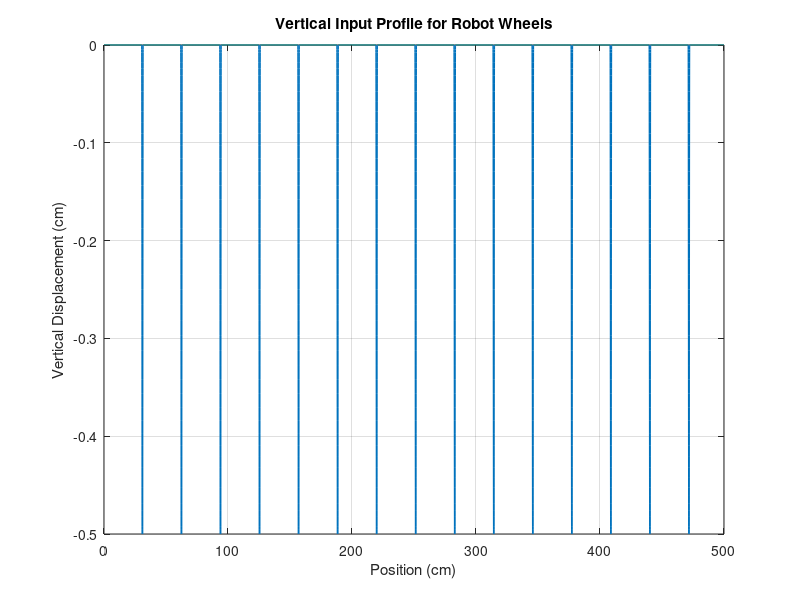

MATLAB code to generate this figure:
% Parameters
tile_length = 30.48; % cm
grout_length = 1; % cm
grout_depth = 0.5; % cm
total_length = 500; % cm
profile_resolution = 0.01; % cm (sampling resolution)

% Time and Position Vectors
x = 0:profile_resolution:total_length;
y = zeros(size(x));

% Generate Profile
for i = 1:length(x)
    pos = mod(x(i), tile_length + grout_length);
    if pos <= tile_length
        y(i) = 0; % Tile
    else
        grout_pos = pos - tile_length;
        y(i) = 0 - grout_depth * (1 - cos(2 * pi * grout_pos / grout_length)) / 2; % Grout
    end
end

% Plot the Profile
figure;
plot(x, y, 'LineWidth', 1.1);
title('Vertical Input Profile for Robot Wheels');
xlabel('Position (cm)');
ylabel('Vertical Displacement (cm)');
grid on;

% Save Profile to Workspace
assignin('base', 'x', x);
assignin('base', 'y', y);